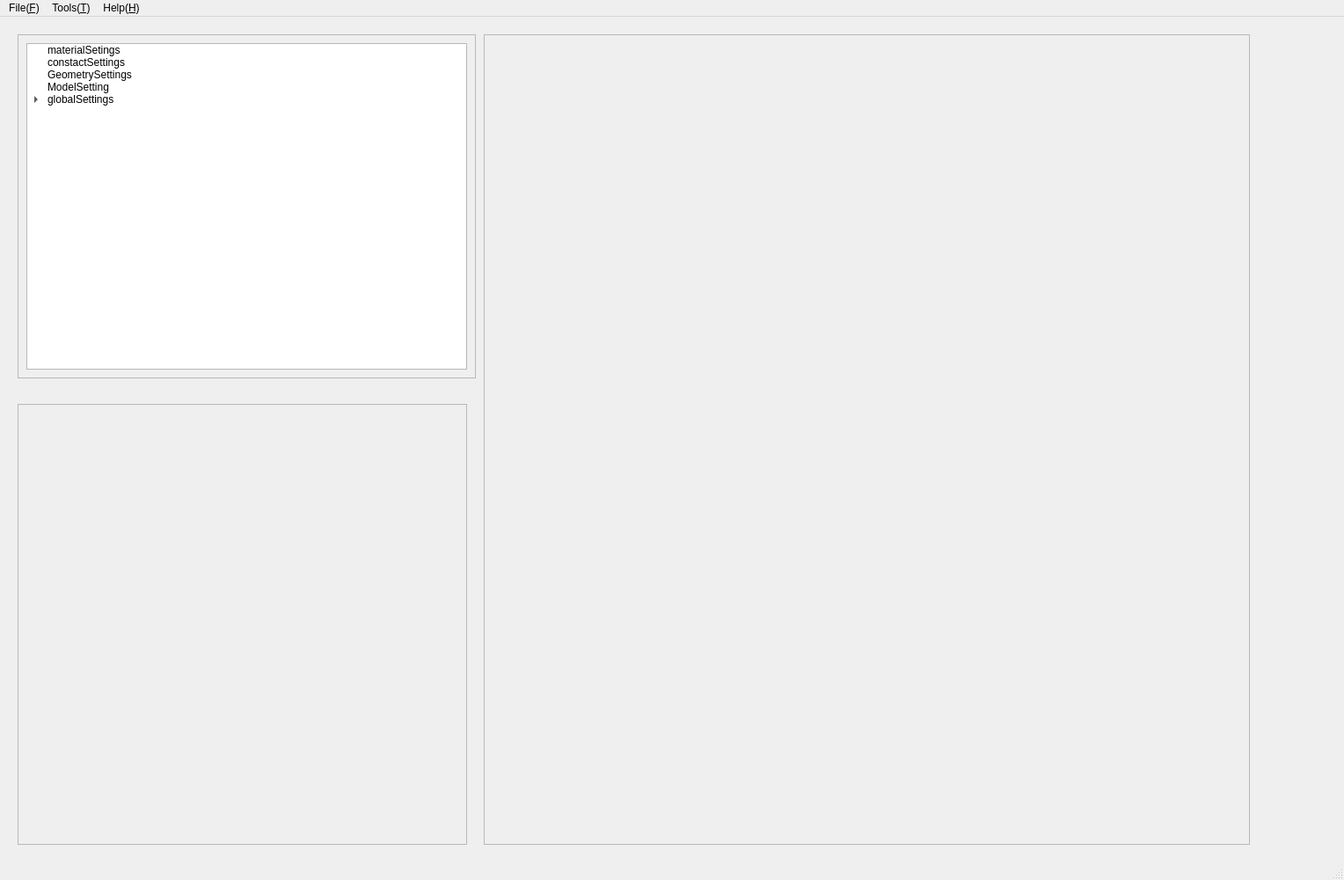
<?xml version="1.0" encoding="UTF-8"?>
<ui version="4.0">
 <class>MainWindow</class>
 <widget class="QMainWindow" name="MainWindow">
  <property name="geometry">
   <rect>
    <x>0</x>
    <y>0</y>
    <width>1528</width>
    <height>1000</height>
   </rect>
  </property>
  <property name="windowTitle">
   <string>MainWindow</string>
  </property>
  <widget class="QWidget" name="centralwidget">
   <widget class="QFrame" name="frame">
    <property name="geometry">
     <rect>
      <x>550</x>
      <y>20</y>
      <width>871</width>
      <height>921</height>
     </rect>
    </property>
    <property name="frameShape">
     <enum>QFrame::Shape::StyledPanel</enum>
    </property>
    <property name="frameShadow">
     <enum>QFrame::Shadow::Raised</enum>
    </property>
    <layout class="QGridLayout" name="gridLayout">
     <item row="0" column="0">
      <widget class="QWidget" name="widgetVTK" native="true"/>
     </item>
    </layout>
   </widget>
   <widget class="QFrame" name="frame_2">
    <property name="geometry">
     <rect>
      <x>20</x>
      <y>20</y>
      <width>521</width>
      <height>391</height>
     </rect>
    </property>
    <property name="frameShape">
     <enum>QFrame::Shape::StyledPanel</enum>
    </property>
    <property name="frameShadow">
     <enum>QFrame::Shadow::Raised</enum>
    </property>
    <layout class="QGridLayout" name="gridLayout_2">
     <item row="0" column="0">
      <widget class="QTreeWidget" name="treeWidget">
       <attribute name="headerVisible">
        <bool>false</bool>
       </attribute>
       <column>
        <property name="text">
         <string>新建列</string>
        </property>
       </column>
       <item>
        <property name="text">
         <string>materialSetings</string>
        </property>
       </item>
       <item>
        <property name="text">
         <string>constactSettings</string>
        </property>
       </item>
       <item>
        <property name="text">
         <string>GeometrySettings</string>
        </property>
       </item>
       <item>
        <property name="text">
         <string>ModelSetting</string>
        </property>
       </item>
       <item>
        <property name="text">
         <string>globalSettings</string>
        </property>
        <item>
         <property name="text">
          <string>domain</string>
         </property>
        </item>
        <item>
         <property name="text">
          <string>boundaryConditions</string>
         </property>
        </item>
       </item>
      </widget>
     </item>
    </layout>
   </widget>
   <widget class="QFrame" name="frame_3">
    <property name="geometry">
     <rect>
      <x>20</x>
      <y>440</y>
      <width>511</width>
      <height>501</height>
     </rect>
    </property>
    <property name="frameShape">
     <enum>QFrame::Shape::StyledPanel</enum>
    </property>
    <property name="frameShadow">
     <enum>QFrame::Shadow::Raised</enum>
    </property>
   </widget>
  </widget>
  <widget class="QMenuBar" name="menubar">
   <property name="geometry">
    <rect>
     <x>0</x>
     <y>0</y>
     <width>1528</width>
     <height>25</height>
    </rect>
   </property>
   <widget class="QMenu" name="menu">
    <property name="title">
     <string>File(&amp;F)</string>
    </property>
   </widget>
   <widget class="QMenu" name="menuTools_T">
    <property name="title">
     <string>Tools(&amp;T)</string>
    </property>
   </widget>
   <widget class="QMenu" name="menuHelp_H">
    <property name="title">
     <string>Help(&amp;H)</string>
    </property>
   </widget>
   <addaction name="menu"/>
   <addaction name="menuTools_T"/>
   <addaction name="menuHelp_H"/>
  </widget>
  <widget class="QStatusBar" name="statusbar"/>
 </widget>
 <resources/>
 <connections/>
</ui>
